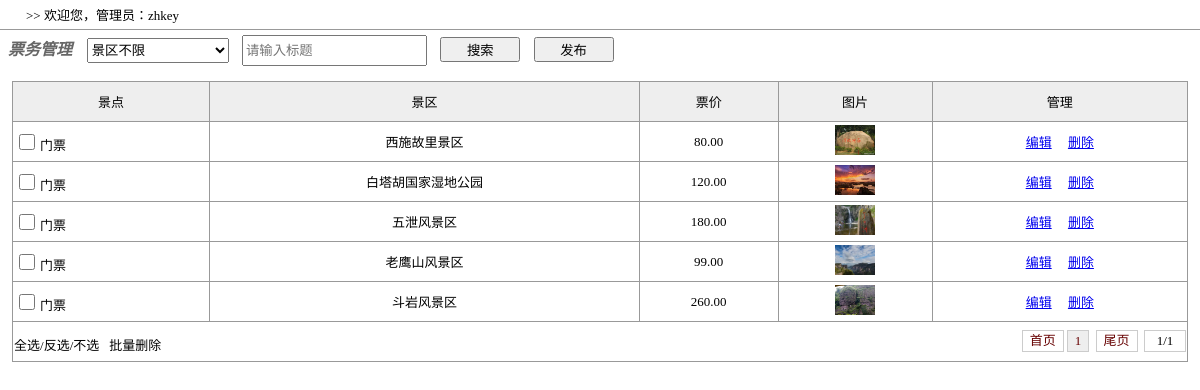
/admin_ticket.php (signed in), run on the app's committed database.
### tables this page shows
CREATE TABLE `user` (
  `id` int(11) NOT NULL,
  `username` varchar(255) NOT NULL,
  `password` varchar(64) NOT NULL,
  `age` varchar(3) DEFAULT NULL,
  `gender` varchar(12) DEFAULT NULL
);

CREATE TABLE `ticket` (
  `id` int(11) NOT NULL,
  `tid` int(11) DEFAULT '0',
  `title` varchar(255) DEFAULT NULL,
  `content` text,
  `price` float(12,2) DEFAULT '0.00',
  `picurl` varchar(255) DEFAULT NULL,
  `ptime` int(11) DEFAULT '0'
);

CREATE TABLE `scenicspot` (
  `id` int(11) NOT NULL,
  `title` varchar(255) DEFAULT NULL,
  `sort` int(11) DEFAULT '0'
);

### include/db.php (called while the page is built, shortened)
<?php
  include_once("include/function.php");
  if(isset($_SESSION['adminname'])&&$_SESSION['adminname'])  getadmin();
?>

### admin_ticket.php (the view, shortened to what this page needs)
<?php
include_once("admin_head.php");
$action=isset($_GET['action'])?$_GET['action']:"list";
switch($action){
		?>
		<?php
	case "list":
		echo "<form style='padding:0px;margin:0px;' action='?action=list' method='post'>
		<span class='status'>&nbsp;&nbsp;<i>票务管理</i></span> &nbsp;
		<select name='tid'><option value='不限'>景区不限</option>";
		echo"</select>
		<input type='text' placeholder='请输入标题' value='{$_REQUEST['title']}' name='title'>
		<input type='submit'  value='搜索'>
		<input type='button' onclick=\"location='?action=insert'\" value='发布'> </form>";
		$fsql=$fpage="";
		$countsql="select count(*) from ticket where 1=1 $fsql";
		$pagesql="select * from ticket where 1=1 $fsql order by id desc";
		$bottom="?action=list{$fpage}";
		$datasql=page($countsql,$pagesql,$bottom,15);
		echo "<form name='delform' id='delform' action='?action=alldel' method='post' class='margin0'>
		<table style='width:98%;' align='center'>";
		if($datasql){
		echo "<tr  bgcolor='#eeeeee' height='30' align='center'><td>景点</td><td>景区</td><td>票价</td><td>图片</td><td>管理</td></tr>";
		while($rs=fetch($datasql[1])){
			$type=getone("select * from scenicspot where id='{$rs['tid']}'");
			echo "<tr height='20' onmouseover=\"this.bgColor = '{$W['tr_color']}'\" onmouseout=\"this.bgColor = ''\">
			  <td align='left'><input   type=checkbox value='{$rs['id']}'  name='allidd[]' id='allidd'>{$rs['title']}</td>
			  <td align='center'>{$type['title']}</td>
			  <td align='center'>{$rs['price']}</td>
			  <td align='center'><a href='{$rs['picurl']}' target='_blank'><img src='{$rs['picurl']}' style='width:40px;height:30px;border:0px;'></a></td>
			  <td align='center'>
			  <a href='?action=insert&id={$rs['id']}'>编辑</a>  &nbsp; &nbsp;
			  <a href='javascript:ask(\"?action=alldel&id={$rs['id']}\")'>删除</a>
			  </td>
			  </tr>";
		}
		echo "<tr><td colspan=5 align='right'>
					 <div style='width:280px;float:left'>{$datasql['pl']}{$datasql['pldelete']}</div>
					 <div  style='float:right'>{$datasql[2]}</div>
					 <div style='clear:both;'></div>
			  </td></tr>";
		}
		echo "</table></form>";
	break;
}
include_once("admin_foot.php");
?>

### admin_head.php (shortened to what this page needs)
<?php
include_once('include/db.php');
?>
<!DOCTYPE html>
<html>
<head>
<link href="img/inc.css?v4" rel="stylesheet" />
<body style="background-image:url(); background-color:#fff">
<section class='welcome'> >> 欢迎您，<?php echo $A['username']?"管理员：".$A['username']:"请登录后使用后台"?></section>

### img/inc.css (style rules this page uses)
body { margin:0px;font-size:13px; background-image:url(bg.jpg?v2);background-attachment:fixed; background-repeat: no-repeat; background-size:100% 100%;-webkit-box-sizing:boder-box;-moz-box-sizing:boder-box;box-sizing:boder-box; }
table { border-collapse:collapse;border:1px #999 solid; margin:10px auto }
table tr { height:40px; }
table td { border-collapse:collapse; border:1px #999 solid; }
input,select,textarea { margin:5px; height:25px; }
input[type=submit],input[type=button] { width:80px; }
input[type=checkbox],input[type=radio] { width:16px;height:16px }
.status { font-size:16px; font-weight:bold; color:#666; font-style: italic }
.welcome { padding:5px 0px 5px 0px; border-bottom:solid 1px #999; text-indent:2em }

### data on the page
user: username "zhkey"
ticket: title "门票", scenicspot.title "西施故里景区", price "80.00", picurl (picture)
ticket: title "门票", scenicspot.title "白塔胡国家湿地公园", price "120.00", picurl (picture)
ticket: title "门票", scenicspot.title "五泄风景区", price "180.00", picurl (picture)
ticket: title "门票", scenicspot.title "老鹰山风景区", price "99.00", picurl (picture)
ticket: title "门票", scenicspot.title "斗岩风景区", price "260.00", picurl (picture)

### other printed values
$page "1"
$total_page "1"
